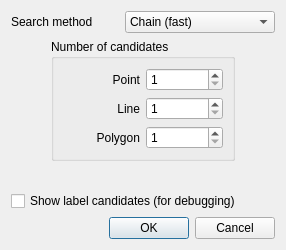
<?xml version="1.0" encoding="UTF-8"?>
<ui version="4.0">
 <class>EngineConfigDialog</class>
 <widget class="QDialog" name="EngineConfigDialog">
  <property name="geometry">
   <rect>
    <x>0</x>
    <y>0</y>
    <width>286</width>
    <height>250</height>
   </rect>
  </property>
  <property name="windowTitle">
   <string>Dialog</string>
  </property>
  <layout class="QVBoxLayout" name="verticalLayout">
   <item>
    <layout class="QHBoxLayout" name="horizontalLayout">
     <item>
      <widget class="QLabel" name="label">
       <property name="text">
        <string>Search method</string>
       </property>
      </widget>
     </item>
     <item>
      <widget class="QComboBox" name="cboSearchMethod">
       <item>
        <property name="text">
         <string>Chain (fast)</string>
        </property>
       </item>
       <item>
        <property name="text">
         <string>Popmusic Tabu</string>
        </property>
       </item>
       <item>
        <property name="text">
         <string>Popmusic Chain</string>
        </property>
       </item>
       <item>
        <property name="text">
         <string>Popmusic Tabu Chain</string>
        </property>
       </item>
       <item>
        <property name="text">
         <string>FALP (fastest)</string>
        </property>
       </item>
      </widget>
     </item>
    </layout>
   </item>
   <item>
    <layout class="QHBoxLayout" name="horizontalLayout_2">
     <item>
      <spacer name="horizontalSpacer">
       <property name="orientation">
        <enum>Qt::Horizontal</enum>
       </property>
       <property name="sizeType">
        <enum>QSizePolicy::Preferred</enum>
       </property>
       <property name="sizeHint" stdset="0">
        <size>
         <width>40</width>
         <height>20</height>
        </size>
       </property>
      </spacer>
     </item>
     <item>
      <widget class="QGroupBox" name="groupBox">
       <property name="title">
        <string>Number of candidates</string>
       </property>
       <layout class="QGridLayout" name="gridLayout">
        <item row="0" column="0">
         <widget class="QLabel" name="label_2">
          <property name="text">
           <string>Point</string>
          </property>
          <property name="alignment">
           <set>Qt::AlignRight|Qt::AlignTrailing|Qt::AlignVCenter</set>
          </property>
         </widget>
        </item>
        <item row="0" column="1">
         <widget class="QSpinBox" name="spinCandPoint">
          <property name="minimum">
           <number>1</number>
          </property>
          <property name="maximum">
           <number>999</number>
          </property>
         </widget>
        </item>
        <item row="1" column="0">
         <widget class="QLabel" name="label_3">
          <property name="text">
           <string>Line</string>
          </property>
          <property name="alignment">
           <set>Qt::AlignRight|Qt::AlignTrailing|Qt::AlignVCenter</set>
          </property>
         </widget>
        </item>
        <item row="1" column="1">
         <widget class="QSpinBox" name="spinCandLine">
          <property name="minimum">
           <number>1</number>
          </property>
          <property name="maximum">
           <number>999</number>
          </property>
         </widget>
        </item>
        <item row="2" column="0">
         <widget class="QLabel" name="label_4">
          <property name="text">
           <string>Polygon</string>
          </property>
          <property name="alignment">
           <set>Qt::AlignRight|Qt::AlignTrailing|Qt::AlignVCenter</set>
          </property>
         </widget>
        </item>
        <item row="2" column="1">
         <widget class="QSpinBox" name="spinCandPolygon">
          <property name="minimum">
           <number>1</number>
          </property>
          <property name="maximum">
           <number>999</number>
          </property>
         </widget>
        </item>
       </layout>
      </widget>
     </item>
     <item>
      <spacer name="horizontalSpacer_2">
       <property name="orientation">
        <enum>Qt::Horizontal</enum>
       </property>
       <property name="sizeType">
        <enum>QSizePolicy::Preferred</enum>
       </property>
       <property name="sizeHint" stdset="0">
        <size>
         <width>40</width>
         <height>20</height>
        </size>
       </property>
      </spacer>
     </item>
    </layout>
   </item>
   <item>
    <spacer name="verticalSpacer">
     <property name="orientation">
      <enum>Qt::Vertical</enum>
     </property>
     <property name="sizeHint" stdset="0">
      <size>
       <width>20</width>
       <height>40</height>
      </size>
     </property>
    </spacer>
   </item>
   <item>
    <widget class="QCheckBox" name="chkShowCandidates">
     <property name="text">
      <string>Show label candidates (for debugging)</string>
     </property>
    </widget>
   </item>
   <item>
    <widget class="QDialogButtonBox" name="buttonBox">
     <property name="orientation">
      <enum>Qt::Horizontal</enum>
     </property>
     <property name="standardButtons">
      <set>QDialogButtonBox::Cancel|QDialogButtonBox::Ok</set>
     </property>
    </widget>
   </item>
  </layout>
 </widget>
 <tabstops>
  <tabstop>cboSearchMethod</tabstop>
  <tabstop>spinCandPoint</tabstop>
  <tabstop>spinCandLine</tabstop>
  <tabstop>spinCandPolygon</tabstop>
  <tabstop>chkShowCandidates</tabstop>
  <tabstop>buttonBox</tabstop>
 </tabstops>
 <resources/>
 <connections>
  <connection>
   <sender>buttonBox</sender>
   <signal>rejected()</signal>
   <receiver>EngineConfigDialog</receiver>
   <slot>reject()</slot>
   <hints>
    <hint type="sourcelabel">
     <x>316</x>
     <y>260</y>
    </hint>
    <hint type="destinationlabel">
     <x>286</x>
     <y>274</y>
    </hint>
   </hints>
  </connection>
 </connections>
</ui>
